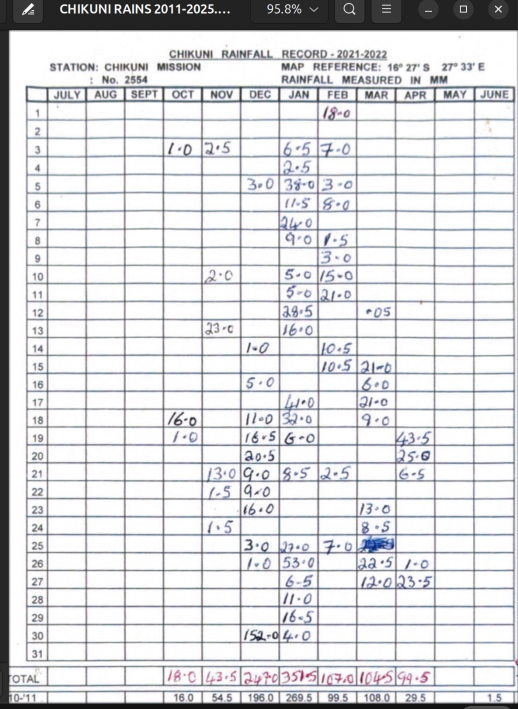
#> input picture test_data/testimage.png, 1036 x 1418 px (shown at 1/2 size)
$ python test_grid.py
#> lines starting #> are read from the running program, lines starting #| are printed output that depends on the picture; after the words box and inside, x2 and y2 are one past the last pixel; in counts of white or black regions, pixels touching at a corner belong together
### grid/grid_detector.py
import cv2
import numpy as np


def detect_grid(image_path):
    """
    Detect the horizontal and vertical table boundaries
    in the Chikuni rainfall record.

    Returns:
        horizontal_lines
        vertical_lines
    """
#> called with image_path = 'test_data/testimage.png'

    image = cv2.imread(
        image_path,
        cv2.IMREAD_GRAYSCALE
    )
#> image: shape (1418, 1036); min 19, max 255, mean 218.2

    if image is None:
        raise FileNotFoundError(
            f"Could not read image: {image_path}"
        )

    # --------------------------------------------------
    # Threshold the image
    # --------------------------------------------------

    binary = cv2.adaptiveThreshold(
        image,
        255,
        cv2.ADAPTIVE_THRESH_GAUSSIAN_C,
        cv2.THRESH_BINARY_INV,
        21,
        8
    )
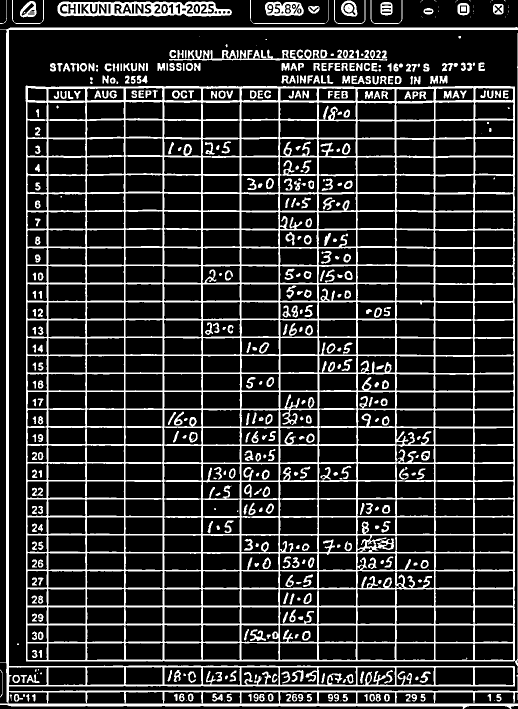
#> binary: shape (1418, 1036) (shown at 1/2 size); 18.7% white; 497 white regions (60 under 20 px), largest, box (x1, y1, x2, y2) and area: (51, 66, 1036, 1333) 180455, (0, 54, 1036, 1418) 34179, (115, 3, 464, 33) 6135

    # --------------------------------------------------
    # Restrict processing to the rainfall table
    #
    # These are the approximate Phase 2 table bounds.
    # --------------------------------------------------

    table_x1 = 45
    table_y1 = 170
    table_x2 = 1032
    table_y2 = 1330

    table = binary[
        table_y1:table_y2,
        table_x1:table_x2
    ]
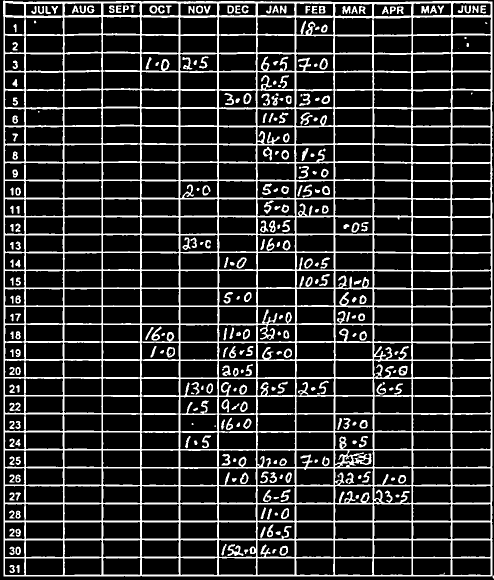
#> table: shape (1160, 987) (shown at 1/2 size); 18.3% white; 286 white regions (13 under 20 px), largest, box (x1, y1, x2, y2) and area: (6, 1, 987, 1157) 179158, (455, 1088, 487, 1112) 338, (601, 225, 625, 250) 243

    # --------------------------------------------------
    # Detect horizontal lines
    # --------------------------------------------------

    horizontal_kernel = cv2.getStructuringElement(
        cv2.MORPH_RECT,
        (80, 1)
    )

    horizontal = cv2.morphologyEx(
        table,
        cv2.MORPH_OPEN,
        horizontal_kernel
    )
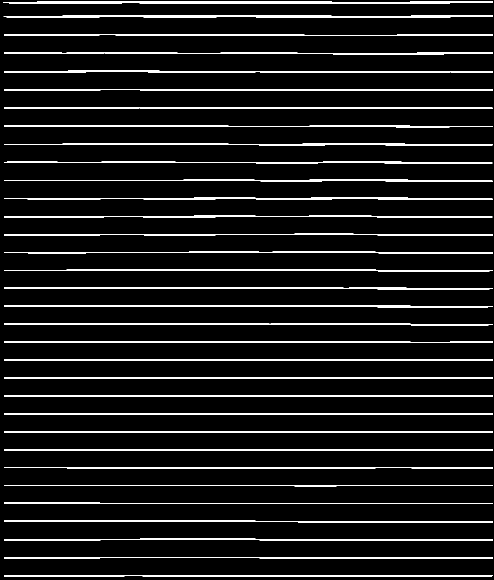
#> horizontal: shape (1160, 987) (shown at 1/2 size); 8.1% white; 33 white regions, largest, box (x1, y1, x2, y2) and area: (7, 3, 986, 8) 3821, (7, 30, 986, 36) 3642, (8, 214, 985, 218) 3101

    horizontal_projection = np.sum(
        horizontal > 0,
        axis=1
    )
#> horizontal_projection = 1160 values, max 979 at index 4, min 0 at index 0, mean 79.55

    horizontal_positions = np.where(
        horizontal_projection > table.shape[1] * 0.25
    )[0]
#> horizontal_positions = 112 values from 3 to 1152

    # Group neighboring pixels into one line
    horizontal_lines = _group_positions(
        horizontal_positions
    )
#> in _group_positions, `current_group = [positions[0]]`: current_group = [3]
#> the loop in _group_positions, `for position in positions[1:]: ` made 111 passes
#> (position, current_group) on passes 5, 9, 13, 16, 19, 22, 26, 29, 33, 37, 41, 45: (31, [31]), (68, [68]), (105, [105]), (142, [142]), (178, [178]), (214, [214]), (251, [251]), (287, [287]), (323, [323]), (359, [359]), (395, [395]), (431, [431])
#> current_group on passes 62, 65, 68, 71, 75, 79: [611], [647], [683], [718], [754], [790]
#> after the loop in _group_positions, `for position in positions[1:]:`: groups = 32 items, first 6: [3, 4, 5, 6, 7], [31, 32, 33, 34], [68, 69, 70, 71], [105, 106, 107], [142, 143, 144], [178, 179, 180]
#> in _group_positions, `centers = [ int(round(np.mean(group))) for group in groups ]`: centers = 33 values from 5 to 1151
#> horizontal_lines = 33 values from 5 to 1151

    # Convert table-relative coordinates back to
    # original image coordinates.
    horizontal_lines = [
        y + table_y1
        for y in horizontal_lines
    ]
#> horizontal_lines = 33 values from 175 to 1321

    # --------------------------------------------------
    # Detect vertical lines
    # --------------------------------------------------

    vertical_kernel = cv2.getStructuringElement(
        cv2.MORPH_RECT,
        (1, 80)
    )

    vertical = cv2.morphologyEx(
        table,
        cv2.MORPH_OPEN,
        vertical_kernel
    )
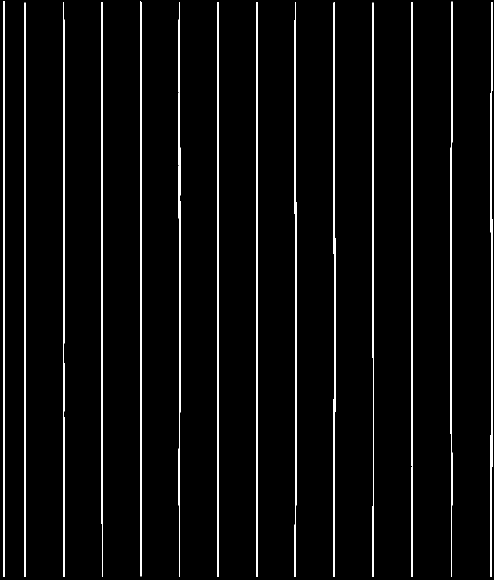
#> vertical: shape (1160, 987) (shown at 1/2 size); 4.1% white; 14 white regions, largest, box (x1, y1, x2, y2) and area: (434, 4, 438, 1154) 3693, (981, 4, 985, 1154) 3536, (667, 5, 671, 1154) 3505

    vertical_projection = np.sum(
        vertical > 0,
        axis=0
    )
#> vertical_projection = 987 values, max 1152 at index 7, min 0 at index 0, mean 47.15

    vertical_positions = np.where(
        vertical_projection > table.shape[0] * 0.25
    )[0]
#> vertical_positions = 47 values from 7 to 984

    vertical_lines = _group_positions(
        vertical_positions
    )
#> the loop in _group_positions (call 2), `for position in positions[1:]: ` made 46 passes
#> (position, current_group) on passes 3, 6, 9, 12, 15, 19, 22, 25, 29, 33, 36, 39: (49, [49]), (126, [126]), (203, [203]), (280, [280]), (357, [357]), (435, [435]), (512, [512]), (589, [589]), (667, [667]), (745, [745]), (823, [823]), (901, [901])
#> position on passes 1, 2, 4, 5, 7, 8: 8, 9, 50, 51, 127, 128
#> vertical_lines = [8, 50, 127, 204, 281, 358, 436, 513, 590, 668, 746, 824, 902, 982]

    vertical_lines = [
        x + table_x1
        for x in vertical_lines
    ]
#> vertical_lines = [53, 95, 172, 249, 326, 403, 481, 558, 635, 713, 791, 869, 947, 1027]

    return horizontal_lines, vertical_lines


def _group_positions(positions):
    """
    Convert consecutive pixel positions into
    one representative coordinate per line.
    """

    if len(positions) == 0:
        return []

    groups = []

    current_group = [positions[0]]

    for position in positions[1:]:

        if position <= current_group[-1] + 2:
            current_group.append(position)

        else:
            groups.append(current_group)
            current_group = [position]

    groups.append(current_group)

    # Use the center of each detected line
    centers = [
        int(round(np.mean(group)))
        for group in groups
    ]

    return centers

### test_grid.py
from grid.grid_detector import detect_grid


image_path = "test_data/testimage.png"


horizontal, vertical = detect_grid(image_path)
#> horizontal = 33 values from 175 to 1321; vertical has the same summary as vertical_lines in detect_grid


print("GRID DETECTION RESULTS")
print("=" * 40)

print(f"Horizontal boundaries: {len(horizontal)}")
#| Horizontal boundaries: 33
print(horizontal)
#| [175, 202, 240, 276, 313, 349, 386, 422, 458, 494, 530, 566, 602, 639, 674, 710, 746, 782, 818, 854, 890, 926, 962, 997, 1033, 1069, 1105, 1140, 1176, 1212, 1249, 1285, 1321]

print()

print(f"Vertical boundaries: {len(vertical)}")
#| Vertical boundaries: 14
print(vertical)
#| [53, 95, 172, 249, 326, 403, 481, 558, 635, 713, 791, 869, 947, 1027]

$ run again, with test_data/problem_contact_sheet.png copied over test_data/testimage.png
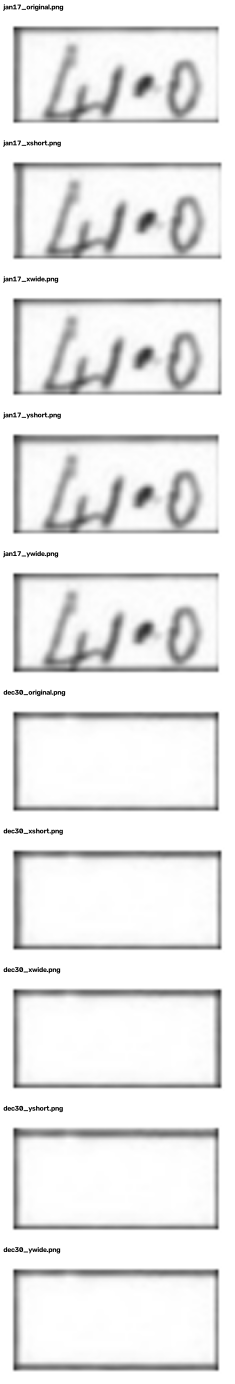
#> input picture test_data/problem_contact_sheet.png, 704 x 4152 px (shown at 1/3 size)
#> in detect_grid, image is the input picture: shape (4152, 704); min 0, max 255, mean 233.7
#> in detect_grid, `binary = cv2.adaptiveThreshold( image, 255, cv2.ADAPTIVE_THRESH_GAUSSI..`:
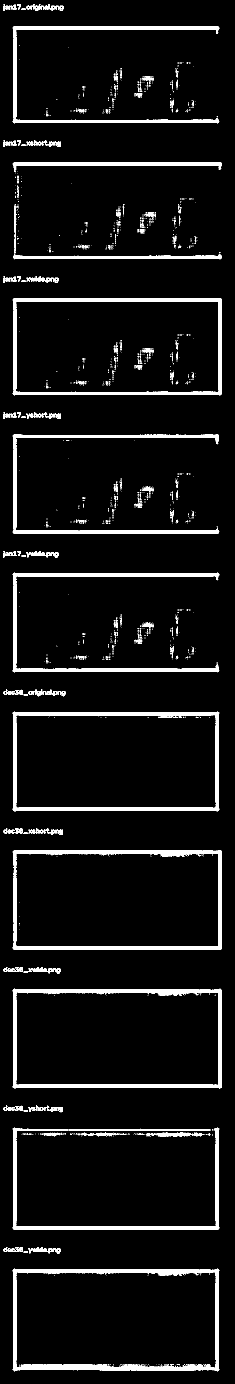
#> binary: shape (4152, 704) (shown at 1/3 size); 5.2% white; 5396 white regions (5147 under 20 px), largest, box (x1, y1, x2, y2) and area: (40, 2968, 664, 3264) 14052, (40, 3808, 656, 4112) 13836, (40, 2552, 664, 2848) 13830
#> table: shape (1160, 659); 5.1% white; 2546 white regions (2484 under 20 px), largest, box (x1, y1, x2, y2) and area: (0, 726, 619, 1014) 11871, (0, 0, 611, 198) 5228, (0, 318, 619, 338) 4476
#> horizontal_projection = 1160 values, max 620 at index 318, min 0 at index 0, mean 22.54
#> horizontal_positions = 43 values from 190 to 1142
#> in _group_positions, `current_group = [positions[0]]`: current_group = [190]
#> the loop in _group_positions, `for position in positions[1:]: ` made 42 passes
#> (position, current_group) on passes 7, 15, 22, 30, 37: (318, [318]), (598, [598]), (726, [726]), (1006, [1006]), (1136, [1136])
#> after the loop in _group_positions, `for position in positions[1:]:`: groups = [[190, 191, 192, 193, 194, 195, 197], [318, 320, 321, 322, 323, 324, 325, 327], [598, 599, 600, 601, 602, 603, 605], [726, 728, 729, 730, 731, 732, 733, 735], [1006, 1007, 1008, 1009, 1010, 1011, 1013]]
#> centers = [193, 322, 601, 730, 1009, 1139]
#> in detect_grid, `horizontal_lines = [ y + table_y1 for y in horizontal_lines ]`: horizontal_lines = [363, 492, 771, 900, 1179, 1309]
#> in detect_grid, `vertical = cv2.morphologyEx( table, cv2.MORPH_OPEN, vertical_kernel )`:
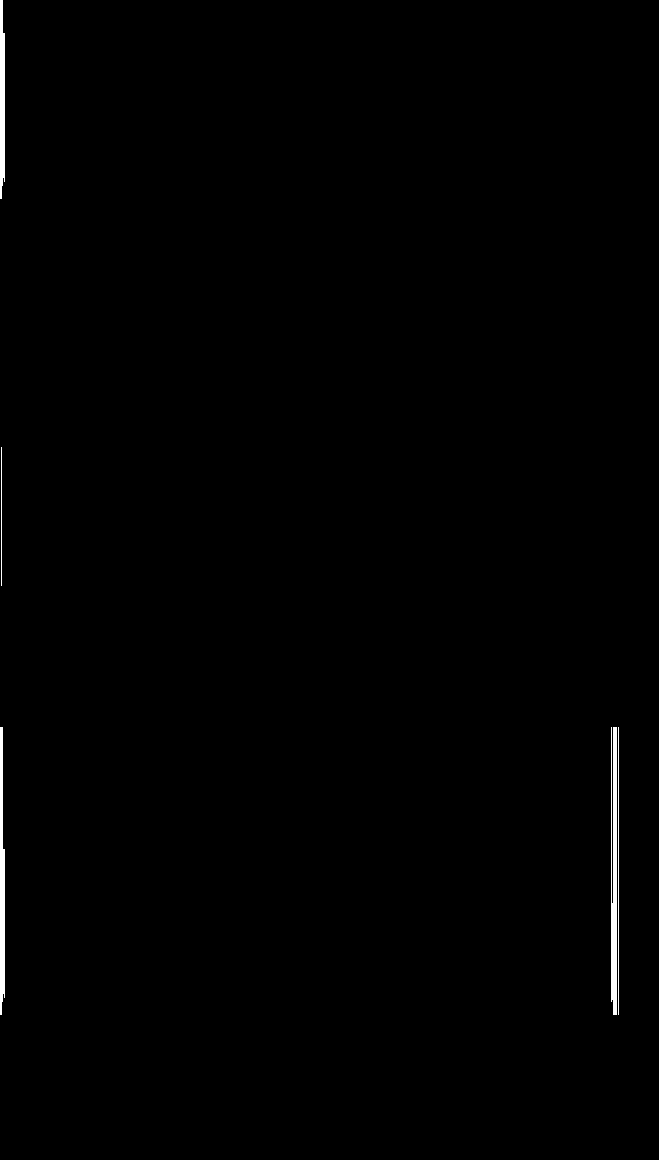
#> vertical: shape (1160, 659); 0.52% white; 5 white regions, box (x1, y1, x2, y2) and area: (611, 727, 617, 1015) 1524, (0, 727, 5, 1015) 1145, (0, 0, 5, 199) 878, (618, 727, 619, 1015) 288, (1, 447, 2, 586) 139
#> vertical_projection = 659 values, max 626 at index 1, min 0 at index 5, mean 6.03
#> vertical_positions = [0, 1, 2, 4]
#> the loop in _group_positions (call 2), `for position in positions[1:]: ` made 3 passes
#> position on pass 3: 4
#> in detect_grid, `vertical_lines = _group_positions( vertical_positions )`: vertical_lines = [2]
#> in detect_grid, `vertical_lines = [ x + table_x1 for x in vertical_lines ]`: vertical_lines = [47]
#> `horizontal, vertical = detect_grid(image_path)`: horizontal = [363, 492, 771, 900, 1179, 1309]; vertical = [47]
#| Horizontal boundaries: 6
#| [363, 492, 771, 900, 1179, 1309]
#| Vertical boundaries: 1
#| [47]
